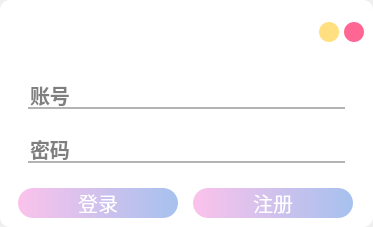
<?xml version="1.0" encoding="UTF-8"?>
<ui version="4.0">
 <class>MainWindow</class>
 <widget class="QMainWindow" name="MainWindow">
  <property name="geometry">
   <rect>
    <x>0</x>
    <y>0</y>
    <width>373</width>
    <height>227</height>
   </rect>
  </property>
  <property name="windowTitle">
   <string>AI小助手</string>
  </property>
  <property name="styleSheet">
   <string notr="true">QLineEdit{
    border:0px;
    margin:10px;
	margin-left:10px;
	margin-right:10px;
    border-bottom: 2px solid #B3B3B3;
    font-family:'Microsoft YaHei';
    font-size:20px;
    font-weight:bold;
    }

QLineEdit:hover{
    border-bottom: 3px solid #66A3FF;
    }

QLineEdit:focus{
    border-bottom: 3px solid #E680BD;
    }

QWidget#centralwidget{
	background:white;
	border-radius:10px;
}

QLabel{
    text-align:right;
    font-family:'Microsoft YaHei';
    font-size:30px;
    font-weight:bold;
    }

/*QMessageBox{
	background:rgb(61, 61, 61);
	border-radius:10px;
	border: 2px solid rgb(132, 132, 132);
	min-width: 100px;
	min-height: 32px;
	max-width :100px;
	max-height:32px;
}*/

QMessageBox QLabel#qt_msgbox_label { /* textLabel */
	margin:16px;
	color: rgb(236, 236, 236);
	background-color: rgb(61, 61, 61);
	border-radius:10px;
	border: 2px solid rgb(132, 132, 132);
    font-family:'Microsoft YaHei';
    font-size:14px;
    font-weight:bold;
	max-height:32px;
}
QMessageBox QPushButton {
	font-size: 0;
	min-width: 0px;
	min-height: 0px;
	max-width :0px;
	max-height:0px;
}
QPushButton{
    border:0px;
    height:30px;
    border-radius:15px;
    font-family:'Microsoft YaHei';
    font-size:20px;
	color:white;
    background-color:qlineargradient(spread:pad, x1:0, y1:0, x2:1, y2:0, stop:0 #fbc2eb, stop:1 #a6c1ee);
    }

 QPushButton:hover{
     background-color:qlineargradient(spread:pad, x1:0, y1:0, x2:1, y2:0, stop:0 #ffd2f0, stop:1 #b0cbf8);
 }

 QPushButton:pressed{
     background-color:qlineargradient(spread:pad, x1:0, y1:0, x2:1, y2:0, stop:0 #e1aad2, stop:1 #92adda);
     }
</string>
  </property>
  <widget class="QWidget" name="centralwidget">
   <property name="sizePolicy">
    <sizepolicy hsizetype="Preferred" vsizetype="Preferred">
     <horstretch>0</horstretch>
     <verstretch>0</verstretch>
    </sizepolicy>
   </property>
   <layout class="QVBoxLayout" name="verticalLayout" stretch="0,0,0">
    <item>
     <widget class="QWidget" name="widget" native="true">
      <property name="sizePolicy">
       <sizepolicy hsizetype="Fixed" vsizetype="Preferred">
        <horstretch>0</horstretch>
        <verstretch>0</verstretch>
       </sizepolicy>
      </property>
      <property name="layoutDirection">
       <enum>Qt::RightToLeft</enum>
      </property>
      <layout class="QHBoxLayout" name="horizontalLayout_3">
       <property name="spacing">
        <number>5</number>
       </property>
       <property name="leftMargin">
        <number>0</number>
       </property>
       <property name="topMargin">
        <number>0</number>
       </property>
       <property name="rightMargin">
        <number>0</number>
       </property>
       <property name="bottomMargin">
        <number>0</number>
       </property>
       <item>
        <widget class="QPushButton" name="close_pushButton">
         <property name="enabled">
          <bool>true</bool>
         </property>
         <property name="sizePolicy">
          <sizepolicy hsizetype="Fixed" vsizetype="Fixed">
           <horstretch>0</horstretch>
           <verstretch>0</verstretch>
          </sizepolicy>
         </property>
         <property name="minimumSize">
          <size>
           <width>20</width>
           <height>20</height>
          </size>
         </property>
         <property name="maximumSize">
          <size>
           <width>20</width>
           <height>20</height>
          </size>
         </property>
         <property name="styleSheet">
          <string notr="true">QPushButton
{
background:#FF6694;
border-radius:10px;
}
QPushButton:hover
{
background:#FF0000;
}

</string>
         </property>
         <property name="text">
          <string/>
         </property>
        </widget>
       </item>
       <item>
        <widget class="QPushButton" name="hidden_pushButton">
         <property name="sizePolicy">
          <sizepolicy hsizetype="Fixed" vsizetype="Fixed">
           <horstretch>0</horstretch>
           <verstretch>0</verstretch>
          </sizepolicy>
         </property>
         <property name="minimumSize">
          <size>
           <width>20</width>
           <height>20</height>
          </size>
         </property>
         <property name="maximumSize">
          <size>
           <width>20</width>
           <height>20</height>
          </size>
         </property>
         <property name="baseSize">
          <size>
           <width>0</width>
           <height>0</height>
          </size>
         </property>
         <property name="styleSheet">
          <string notr="true">QPushButton
{
background:#FFDF80;
border-radius:10px;
}
QPushButton:hover
{
background:#FFC105;
}

</string>
         </property>
         <property name="text">
          <string/>
         </property>
        </widget>
       </item>
      </layout>
     </widget>
    </item>
    <item>
     <widget class="QWidget" name="widget_2" native="true">
      <layout class="QGridLayout" name="gridLayout">
       <property name="horizontalSpacing">
        <number>0</number>
       </property>
       <item row="1" column="0">
        <layout class="QHBoxLayout" name="horizontalLayout">
         <property name="topMargin">
          <number>0</number>
         </property>
         <item>
          <widget class="QLineEdit" name="user_lineEdit">
           <property name="sizePolicy">
            <sizepolicy hsizetype="Expanding" vsizetype="Maximum">
             <horstretch>0</horstretch>
             <verstretch>0</verstretch>
            </sizepolicy>
           </property>
           <property name="inputMask">
            <string/>
           </property>
           <property name="text">
            <string/>
           </property>
           <property name="placeholderText">
            <string>账号</string>
           </property>
          </widget>
         </item>
        </layout>
       </item>
       <item row="5" column="0">
        <layout class="QHBoxLayout" name="horizontalLayout_2">
         <item>
          <widget class="QLineEdit" name="password_lineEdit">
           <property name="inputMethodHints">
            <set>Qt::ImhHiddenText|Qt::ImhNoAutoUppercase|Qt::ImhNoPredictiveText|Qt::ImhSensitiveData</set>
           </property>
           <property name="inputMask">
            <string/>
           </property>
           <property name="echoMode">
            <enum>QLineEdit::Password</enum>
           </property>
           <property name="placeholderText">
            <string>密码</string>
           </property>
          </widget>
         </item>
        </layout>
       </item>
      </layout>
     </widget>
    </item>
    <item>
     <layout class="QHBoxLayout" name="horizontalLayout_4">
      <item>
       <widget class="QPushButton" name="login_pushButton">
        <property name="sizePolicy">
         <sizepolicy hsizetype="Preferred" vsizetype="Preferred">
          <horstretch>0</horstretch>
          <verstretch>0</verstretch>
         </sizepolicy>
        </property>
        <property name="minimumSize">
         <size>
          <width>100</width>
          <height>30</height>
         </size>
        </property>
        <property name="maximumSize">
         <size>
          <width>160</width>
          <height>30</height>
         </size>
        </property>
        <property name="layoutDirection">
         <enum>Qt::LeftToRight</enum>
        </property>
        <property name="styleSheet">
         <string notr="true"/>
        </property>
        <property name="text">
         <string>登录</string>
        </property>
        <property name="flat">
         <bool>false</bool>
        </property>
       </widget>
      </item>
      <item>
       <widget class="QPushButton" name="signUp_pushButton">
        <property name="maximumSize">
         <size>
          <width>160</width>
          <height>16777215</height>
         </size>
        </property>
        <property name="text">
         <string>注册</string>
        </property>
       </widget>
      </item>
     </layout>
    </item>
   </layout>
  </widget>
 </widget>
 <resources/>
 <connections/>
</ui>
